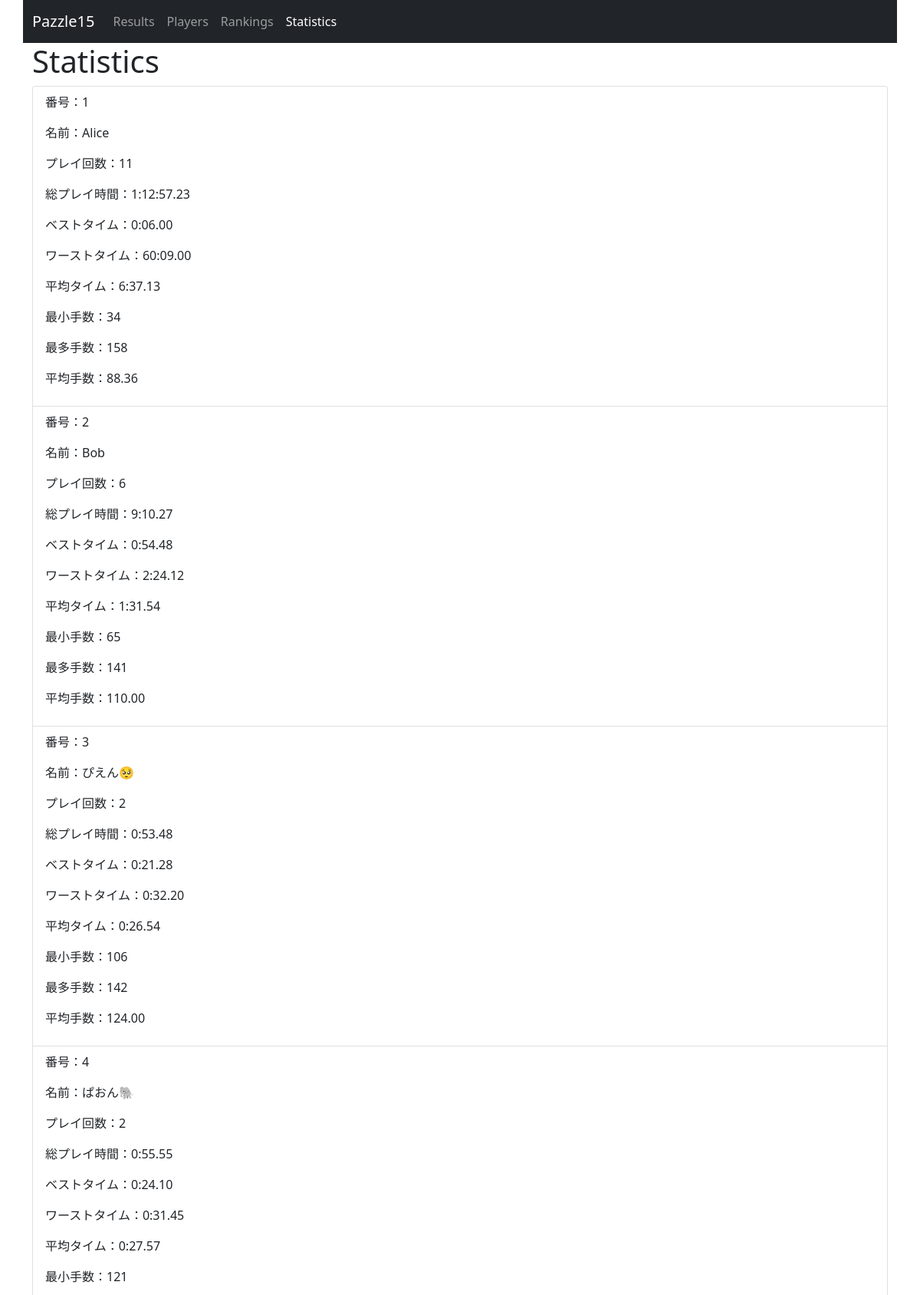
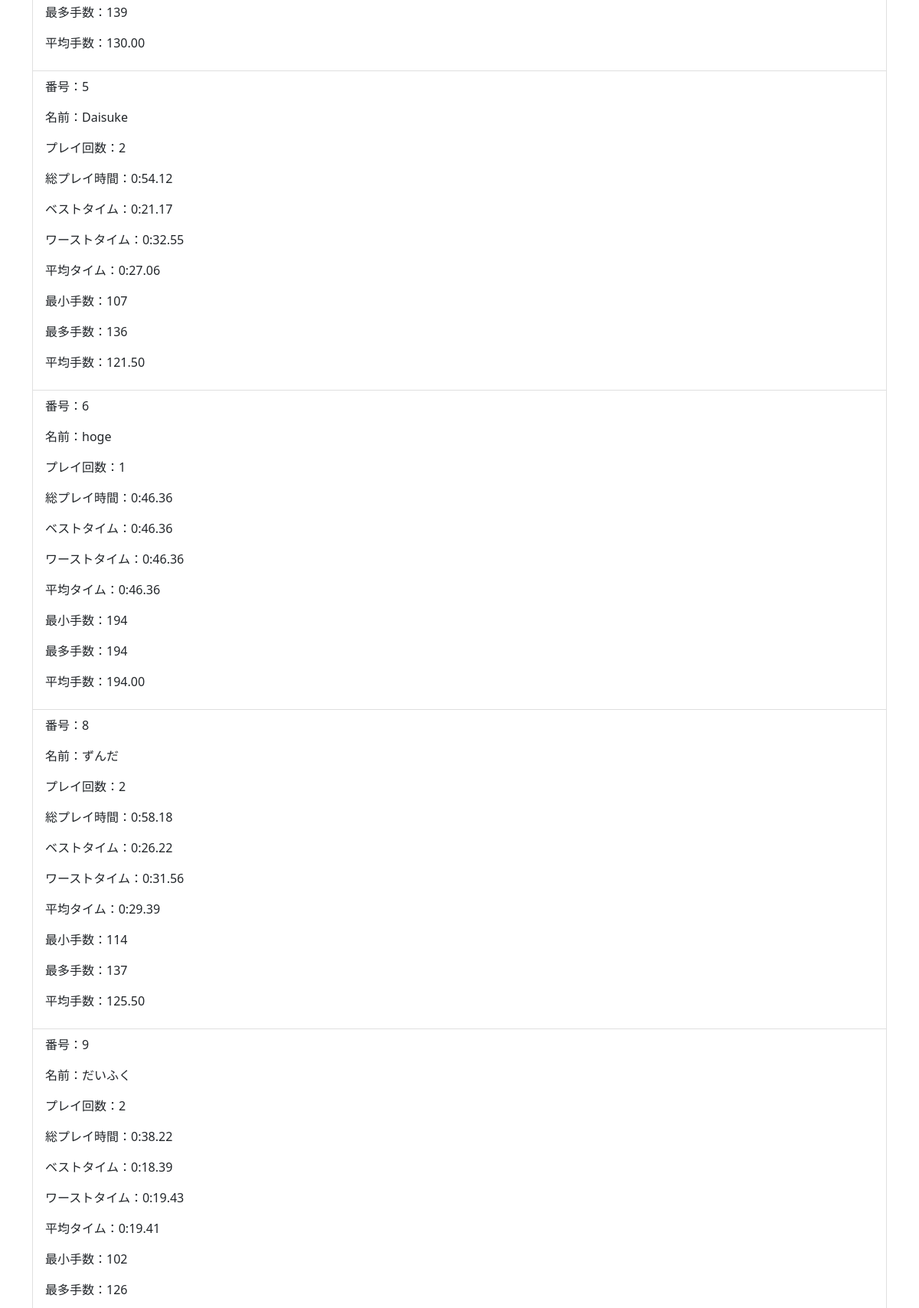
The app's page /statistics (upper part) with its own data (2 pictures, top to bottom).
### pazzle15/models.py (models this page shows, shortened)
class Player(db.Model):
    __tablename__ = "player"
    player_id = db.Column(db.Integer, primary_key=True, autoincrement=True)
    name = db.Column(db.String, nullable=False)
    created_dt = db.Column(db.DateTime(timezone=True), default=db.func.now())
    current = db.Column(db.Integer, server_default="0")

### pazzle15/views.py (the view)
@app.route('/statistics')
def statistics():
    col_dict = {
        'player_id':'番号',
        'name':'名前',
        'play_count':'プレイ回数',
        'played_time':'総プレイ時間',
        'best_time':'ベストタイム',
        'worst_time':'ワーストタイム',
        'avg_time':'平均タイム',
        'best_movecount':'最小手数',
        'worst_movecount':'最多手数',
        'avg_movecount':'平均手数'
    }
    result = db.engine.execute("select" +
        "    player.player_id as 'player_id'," +
        "    player.name as 'name'," +
        "    count(*) as 'play_count'," +
        "    (sum(result.pazzletime)) as 'played_time'," +
        "    (min(result.pazzletime)) as 'best_time'," +
        "    (max(result.pazzletime)) as 'worst_time'," +
        "    (avg(result.pazzletime)) as 'avg_time'," +
        "    min(result.movecount) as 'best_movecount'," +
        "    max(result.movecount) as 'worst_movecount'," +
        "    avg(result.movecount) as 'avg_movecount' " +
        "from" +
        "    result " +
        "inner join " +
        "    player " +
        "on" +
        "    result.player_id=player.player_id " +
        "group by" +
        "    player.name " +
        "order by " +
        " player.player_id asc " +
        ";")
    statistics = [dict(row) for row in result]
    for row_dict in statistics:
        row_dict['played_time'] = get_played_time_str(row_dict['played_time'])
        row_dict['best_time'] = get_pzt_str(row_dict['best_time'])
        row_dict['worst_time'] = get_pzt_str(row_dict['worst_time'])
        row_dict['avg_time'] = get_pzt_str(row_dict['avg_time'])
        row_dict['avg_movecount'] = '%.2f' % (row_dict['avg_movecount'],)
    context_local = dict(
        **context,
        statistics=statistics, col_dict=col_dict
    )
    return render_template('statistics.html', **context_local)

### pazzle15/views.py (called while the page is built)
def get_played_time_str(t):
    pzt = int(t)
    hours = f'{(pzt//360000)}:' if (pzt//6000) > 60 else ""
    return f'{hours}{(pzt//6000)%60}:{(pzt//100)%60:02}.{pzt%60:02}'

def get_pzt_str(t):
    pzt = int(t)
    return f'{pzt//6000}:{(pzt//100)%60:02}.{pzt%60:02}'

### pazzle15/templates/statistics.html (shortened to what this page needs)
{% extends "page_layout.html" %}
{% block content %}
<h1>Statistics</h1>
<div class="list-group">
    {% for s in statistics %}
    <div class="list-group-item">
        {% for k, col_name in col_dict.items() %}
        <p>{{col_name}}：{{s[k]}}</p>
        {% endfor %}
    </div>
    {% endfor %}
</div>
{% endblock %}

### records on screen
Player: col_dict "番号" "名前" "プレイ回数" "総プレイ時間" "ベストタイム" "ワーストタイム" "平均タイム" "最小手数" "最多手数" "平均手数", player_id "1" "Alice" "11" "1:12:57.23" "0:06.00" "60:09.00" "6:37.13" "34" "158" "88.36"
Player: col_dict "番号" "名前" "プレイ回数" "総プレイ時間" "ベストタイム" "ワーストタイム" "平均タイム" "最小手数" "最多手数" "平均手数", player_id "2" "Bob" "6" "9:10.27" "0:54.48" "2:24.12" "1:31.54" "65" "141" "110.00"
Player: col_dict "番号" "名前" "プレイ回数" "総プレイ時間" "ベストタイム" "ワーストタイム" "平均タイム" "最小手数" "最多手数" "平均手数", player_id "3" "ぴえん🥺" "2" "0:53.48" "0:21.28" "0:32.20" "0:26.54" "106" "142" "124.00"
Player: col_dict "番号" "名前" "プレイ回数" "総プレイ時間" "ベストタイム" "ワーストタイム" "平均タイム" "最小手数" "最多手数" "平均手数", player_id "4" "ぱおん🐘" "2" "0:55.55" "0:24.10" "0:31.45" "0:27.57" "121" "139" "130.00"
Player: col_dict "番号" "名前" "プレイ回数" "総プレイ時間" "ベストタイム" "ワーストタイム" "平均タイム" "最小手数" "最多手数" "平均手数", player_id "5" "Daisuke" "2" "0:54.12" "0:21.17" "0:32.55" "0:27.06" "107" "136" "121.50"
Player: col_dict "番号" "名前" "プレイ回数" "総プレイ時間" "ベストタイム" "ワーストタイム" "平均タイム" "最小手数" "最多手数" "平均手数", player_id "6" "hoge" "1" "0:46.36" "0:46.36" "0:46.36" "0:46.36" "194" "194" "194.00"
Player: col_dict "番号" "名前" "プレイ回数" "総プレイ時間" "ベストタイム" "ワーストタイム" "平均タイム" "最小手数" "最多手数" "平均手数", player_id "8" "ずんだ" "2" "0:58.18" "0:26.22" "0:31.56" "0:29.39" "114" "137" "125.50"
Player: col_dict "番号" "名前" "プレイ回数" "総プレイ時間" "ベストタイム" "ワーストタイム" "平均タイム" "最小手数" "最多手数", player_id "9" "だいふく" "2" "0:38.22" "0:18.39" "0:19.43" "0:19.41" "102" "126"

### other values on screen
{{ page_dict[k] }} "Results" "Players" "Rankings" "Statistics"
